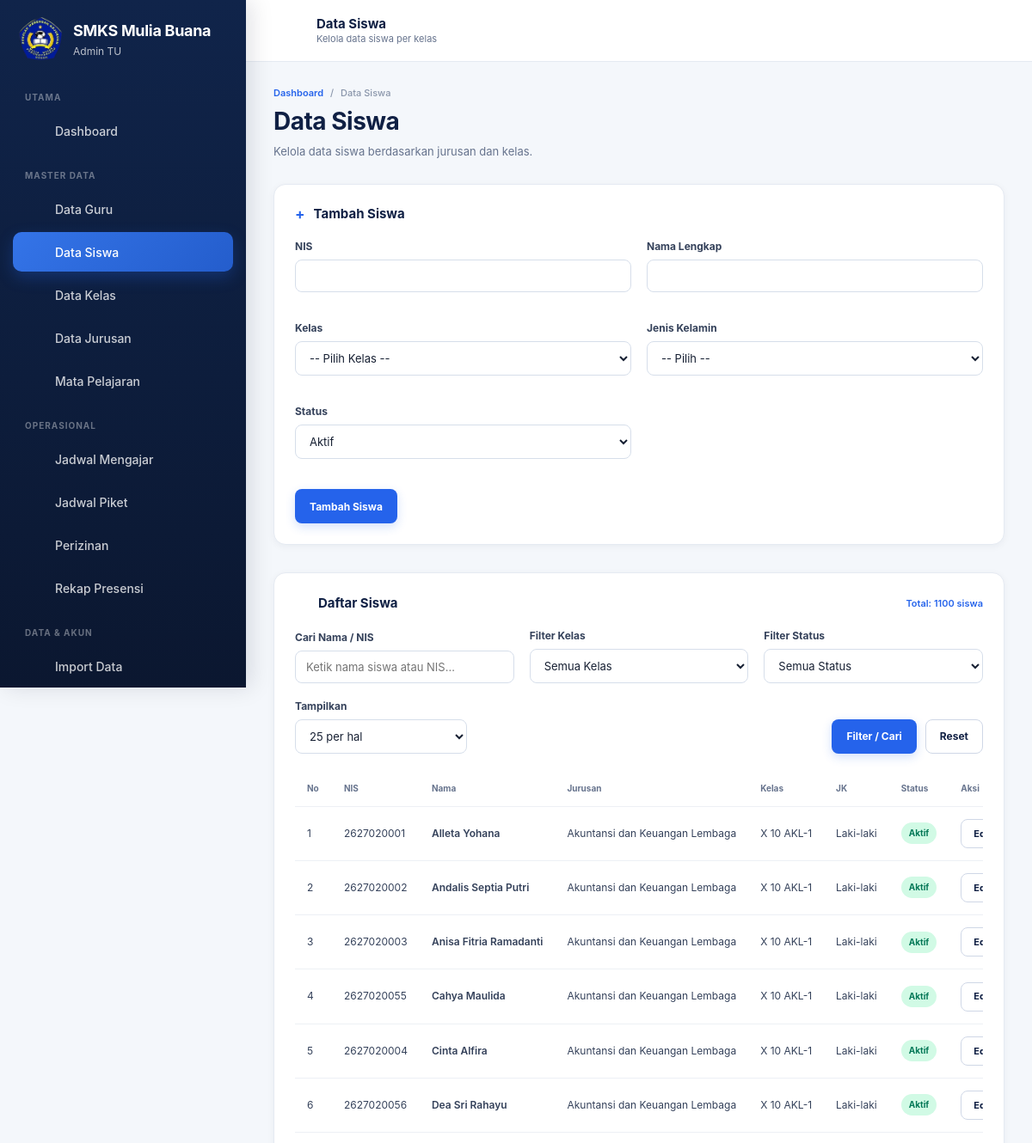
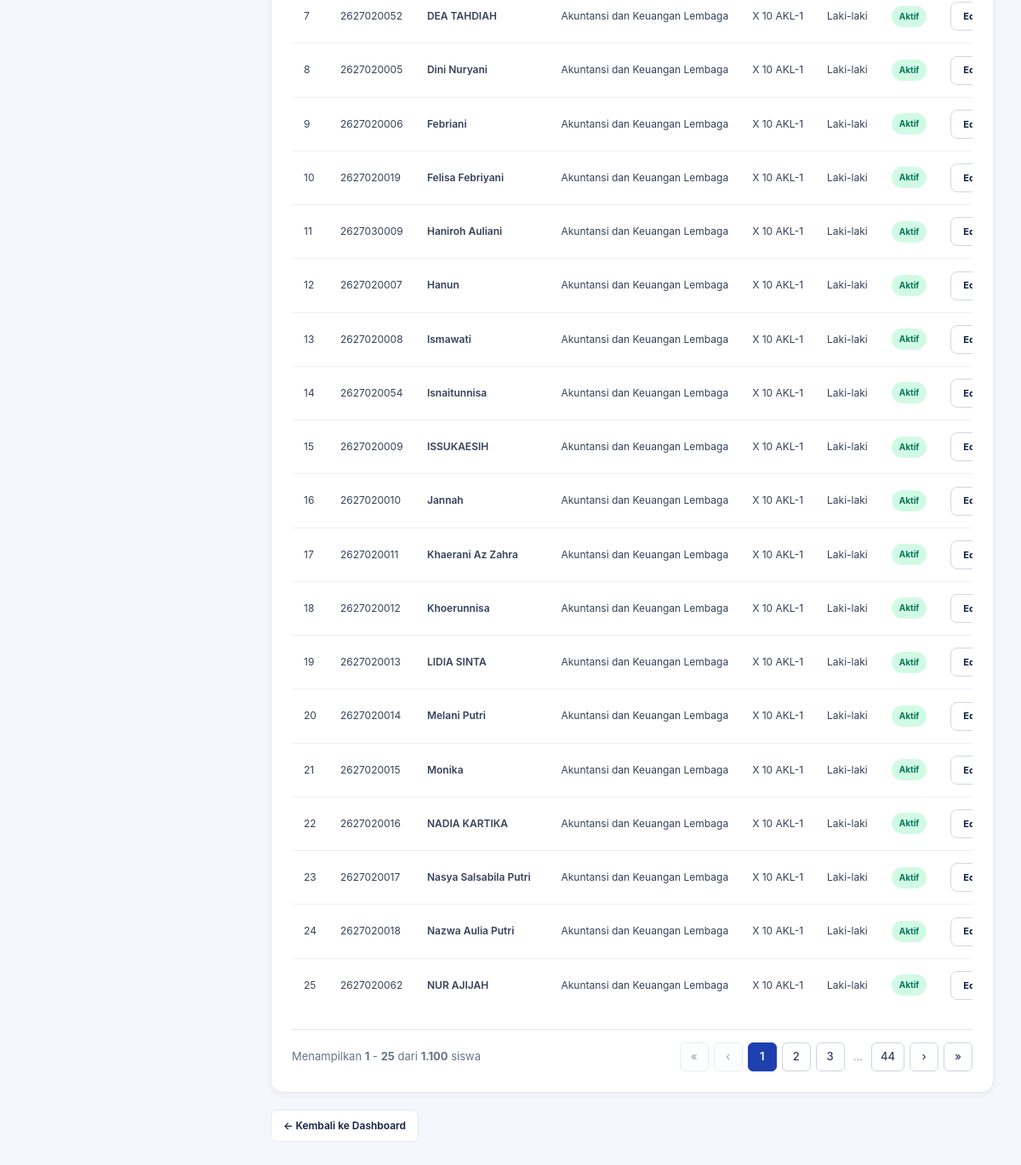
Page /admintu/siswa.php (signed in) on the committed database (2 pictures, top to bottom).
### tables this page shows
CREATE TABLE `siswa` (
  `id` int(10) unsigned NOT NULL AUTO_INCREMENT,
  `nis` varchar(30) NOT NULL,
  `nama_lengkap` varchar(100) NOT NULL,
  `kelas_id` int(10) unsigned NOT NULL,
  `jenis_kelamin` enum('L','P') NOT NULL,
  `status` enum('aktif','nonaktif') NOT NULL DEFAULT 'aktif',
  `created_at` timestamp NOT NULL DEFAULT current_timestamp(),
  `updated_at` timestamp NOT NULL DEFAULT current_timestamp() ON UPDATE current_timestamp(),
  PRIMARY KEY (`id`),
  UNIQUE KEY `nis` (`nis`),
  KEY `fk_siswa_kelas` (`kelas_id`),
  CONSTRAINT `fk_siswa_kelas` FOREIGN KEY (`kelas_id`) REFERENCES `kelas` (`id`) ON UPDATE CASCADE
);

CREATE TABLE `jurusan` (
  `id` int(10) unsigned NOT NULL AUTO_INCREMENT,
  `kode_jurusan` varchar(20) NOT NULL,
  `nama_jurusan` varchar(100) NOT NULL,
  `created_at` timestamp NOT NULL DEFAULT current_timestamp(),
  PRIMARY KEY (`id`),
  UNIQUE KEY `kode_jurusan` (`kode_jurusan`)
);

CREATE TABLE `kelas` (
  `id` int(10) unsigned NOT NULL AUTO_INCREMENT,
  `jurusan_id` int(10) unsigned NOT NULL,
  `tingkat` enum('X','XI','XII') NOT NULL,
  `nama_kelas` varchar(50) NOT NULL,
  `created_at` timestamp NOT NULL DEFAULT current_timestamp(),
  PRIMARY KEY (`id`),
  KEY `fk_kelas_jurusan` (`jurusan_id`),
  CONSTRAINT `fk_kelas_jurusan` FOREIGN KEY (`jurusan_id`) REFERENCES `jurusan` (`id`) ON UPDATE CASCADE
);

### admintu/siswa.php (the view, shortened to what the rows shown need)
<?php
require_once '../config/database.php';
require_once '../config/helpers.php';
$perPage      = (int) ($_GET['per_page'] ?? 25);
$page = max(1, (int) ($_GET['page'] ?? 1));
$whereClauses = ['1=1'];
$params = [];
$whereSql = implode(' AND ', $whereClauses);
$offset = ($page - 1) * $perPage;
$sql = "
    SELECT
        s.id,
        s.nis,
        s.nama_lengkap,
        s.kelas_id,
        s.jenis_kelamin,
        s.status,
        s.created_at,
        s.updated_at,
        k.nama_kelas,
        k.tingkat,
        j.nama_jurusan
    FROM siswa s
    INNER JOIN kelas k ON k.id = s.kelas_id
    INNER JOIN jurusan j ON j.id = k.jurusan_id
    WHERE $whereSql
    ORDER BY
        j.nama_jurusan,
        k.tingkat,
        k.nama_kelas,
        s.nama_lengkap
    LIMIT $perPage OFFSET $offset
";
$stmt = $pdo->prepare($sql);
$stmt->execute($params);
$siswaList = $stmt->fetchAll();
$editSiswa = null;
?>
<!DOCTYPE html>
<html lang="id">
<head>
    <link rel="stylesheet" href="../assets/css/style.css">
</head>
<body>
<div class="app-shell">
    <?php include __DIR__ . '/partials/sidebar.php'; ?>
    <div class="app-main">
        <main class="dashboard-content">
            <div class="dashboard-container">
                <div class="page-header">
                    <h1 class="page-title">
                        Data Siswa
                    </h1>
                </div>
                <div class="dashboard-card">
                    <div class="dashboard-card-header">
                        <h2 class="dashboard-card-title">
                            <span class="dashboard-card-title-icon">
                                <?= $editSiswa ? appIcon('edit', '', 16) : '+' ?>
                            </span>
                            <?= $editSiswa ? 'Edit Data Siswa' : 'Tambah Siswa' ?>
                        </h2>
                    </div>
                </div>
                <div class="dashboard-card">
                    <div class="dashboard-card-header">
                        <h2 class="dashboard-card-title">
                            <span class="dashboard-card-title-icon">
                                <?= appIcon("siswa", "", 18) ?>
                            </span>
                            Daftar Siswa
                        </h2>
                    </div>
                    <div class="dashboard-card-body">
                        <div class="schedule-table-wrap">
                            <table class="schedule-table">
                                <thead>
                                    <tr>
                                        <th>No</th>
                                        <th>NIS</th>
                                        <th>Nama</th>
                                        <th>Jurusan</th>
                                        <th>Kelas</th>
                                        <th>JK</th>
                                        <th>Status</th>
                                        <th>Aksi</th>
                                    </tr>
                                </thead>
                                <tbody>
                                <?php if (!$siswaList): ?>
                                    <tr>
                                        <td
                                            colspan="8"
                                            style="text-align:center; padding: 30px; color: var(--text-500);"
                                        >
                                            Belum ada data siswa.
                                        </td>
                                    </tr>
                                <?php else: ?>
                                    <?php foreach ($siswaList as $i => $siswa): ?>
                                        <?php
                                        $badgeClass = ($siswa['status'] === 'aktif')
                                            ? 'success'
                                            : 'secondary';
                                        ?>
                                        <tr>
                                            <td>
                                                <?= $offset + $i + 1 ?>
                                            </td>
                                            <td>
                                                <?= e($siswa['nis']) ?>
                                            </td>
                                            <td class="schedule-subject">
                                                <?= e($siswa['nama_lengkap']) ?>
                                            </td>
                                            <td>
                                                <?= e($siswa['nama_jurusan']) ?>
                                            </td>
                                            <td>
                                                <?= e($siswa['tingkat']) ?>
                                                <?= e($siswa['nama_kelas']) ?>
                                            </td>
                                            <td>
                                                <?= $siswa['jenis_kelamin'] === 'L'
                                                    ? 'Laki-laki'
                                                    : 'Perempuan'
                                                ?>
                                            </td>
                                            <td>
                                                <span
                                                    class="status-badge <?= e($badgeClass) ?>"
                                                >
                                                    <?= e(ucfirst($siswa['status'])) ?>
                                                </span>
                                            </td>
                                            <td>
                                                <a
                                                    href="?edit=<?= e($siswa['id']) ?>"
                                                    class="btn btn-sm btn-outline"
                                                >
                                                    Edit
                                                </a>
                                            </td>
                                        </tr>
                                    <?php endforeach; ?>
                                <?php endif; ?>
                                </tbody>
                            </table>
                        </div>
                    </div>
                </div>
            </div>
        </main>
    </div>
</div>
</body>
</html>

### rows in the picture
siswa: i "1", nis "2627020001", nama_lengkap "Alleta Yohana", jurusan.nama_jurusan "Akuntansi dan Keuangan Lembaga", kelas.tingkat "X", kelas.nama_kelas "10 AKL-1", jenis_kelamin "Laki-laki", status "Aktif"
siswa: i "2", nis "2627020002", nama_lengkap "Andalis Septia Putri", jurusan.nama_jurusan "Akuntansi dan Keuangan Lembaga", kelas.tingkat "X", kelas.nama_kelas "10 AKL-1", jenis_kelamin "Laki-laki", status "Aktif"
siswa: i "3", nis "2627020003", nama_lengkap "Anisa Fitria Ramadanti", jurusan.nama_jurusan "Akuntansi dan Keuangan Lembaga", kelas.tingkat "X", kelas.nama_kelas "10 AKL-1", jenis_kelamin "Laki-laki", status "Aktif"
siswa: i "4", nis "2627020055", nama_lengkap "Cahya Maulida", jurusan.nama_jurusan "Akuntansi dan Keuangan Lembaga", kelas.tingkat "X", kelas.nama_kelas "10 AKL-1", jenis_kelamin "Laki-laki", status "Aktif"
siswa: i "5", nis "2627020004", nama_lengkap "Cinta Alfira", jurusan.nama_jurusan "Akuntansi dan Keuangan Lembaga", kelas.tingkat "X", kelas.nama_kelas "10 AKL-1", jenis_kelamin "Laki-laki", status "Aktif"
siswa: i "6", nis "2627020056", nama_lengkap "Dea Sri Rahayu", jurusan.nama_jurusan "Akuntansi dan Keuangan Lembaga", kelas.tingkat "X", kelas.nama_kelas "10 AKL-1", jenis_kelamin "Laki-laki", status "Aktif"
siswa: i "7", nis "2627020052", nama_lengkap "DEA TAHDIAH", jurusan.nama_jurusan "Akuntansi dan Keuangan Lembaga", kelas.tingkat "X", kelas.nama_kelas "10 AKL-1", jenis_kelamin "Laki-laki", status "Aktif"
siswa: i "8", nis "2627020005", nama_lengkap "Dini Nuryani", jurusan.nama_jurusan "Akuntansi dan Keuangan Lembaga", kelas.tingkat "X", kelas.nama_kelas "10 AKL-1", jenis_kelamin "Laki-laki", status "Aktif"
siswa: i "9", nis "2627020006", nama_lengkap "Febriani", jurusan.nama_jurusan "Akuntansi dan Keuangan Lembaga", kelas.tingkat "X", kelas.nama_kelas "10 AKL-1", jenis_kelamin "Laki-laki", status "Aktif"
siswa: i "10", nis "2627020019", nama_lengkap "Felisa Febriyani", jurusan.nama_jurusan "Akuntansi dan Keuangan Lembaga", kelas.tingkat "X", kelas.nama_kelas "10 AKL-1", jenis_kelamin "Laki-laki", status "Aktif"
siswa: i "11", nis "2627030009", nama_lengkap "Haniroh Auliani", jurusan.nama_jurusan "Akuntansi dan Keuangan Lembaga", kelas.tingkat "X", kelas.nama_kelas "10 AKL-1", jenis_kelamin "Laki-laki", status "Aktif"
siswa: i "12", nis "2627020007", nama_lengkap "Hanun", jurusan.nama_jurusan "Akuntansi dan Keuangan Lembaga", kelas.tingkat "X", kelas.nama_kelas "10 AKL-1", jenis_kelamin "Laki-laki", status "Aktif"
siswa: i "13", nis "2627020008", nama_lengkap "Ismawati", jurusan.nama_jurusan "Akuntansi dan Keuangan Lembaga", kelas.tingkat "X", kelas.nama_kelas "10 AKL-1", jenis_kelamin "Laki-laki", status "Aktif"
siswa: i "14", nis "2627020054", nama_lengkap "Isnaitunnisa", jurusan.nama_jurusan "Akuntansi dan Keuangan Lembaga", kelas.tingkat "X", kelas.nama_kelas "10 AKL-1", jenis_kelamin "Laki-laki", status "Aktif"
siswa: i "15", nis "2627020009", nama_lengkap "ISSUKAESIH", jurusan.nama_jurusan "Akuntansi dan Keuangan Lembaga", kelas.tingkat "X", kelas.nama_kelas "10 AKL-1", jenis_kelamin "Laki-laki", status "Aktif"
siswa: i "16", nis "2627020010", nama_lengkap "Jannah", jurusan.nama_jurusan "Akuntansi dan Keuangan Lembaga", kelas.tingkat "X", kelas.nama_kelas "10 AKL-1", jenis_kelamin "Laki-laki", status "Aktif"
siswa: i "17", nis "2627020011", nama_lengkap "Khaerani Az Zahra", jurusan.nama_jurusan "Akuntansi dan Keuangan Lembaga", kelas.tingkat "X", kelas.nama_kelas "10 AKL-1", jenis_kelamin "Laki-laki", status "Aktif"
siswa: i "18", nis "2627020012", nama_lengkap "Khoerunnisa", jurusan.nama_jurusan "Akuntansi dan Keuangan Lembaga", kelas.tingkat "X", kelas.nama_kelas "10 AKL-1", jenis_kelamin "Laki-laki", status "Aktif"
siswa: i "19", nis "2627020013", nama_lengkap "LIDIA SINTA", jurusan.nama_jurusan "Akuntansi dan Keuangan Lembaga", kelas.tingkat "X", kelas.nama_kelas "10 AKL-1", jenis_kelamin "Laki-laki", status "Aktif"
siswa: i "20", nis "2627020014", nama_lengkap "Melani Putri", jurusan.nama_jurusan "Akuntansi dan Keuangan Lembaga", kelas.tingkat "X", kelas.nama_kelas "10 AKL-1", jenis_kelamin "Laki-laki", status "Aktif"
siswa: i "21", nis "2627020015", nama_lengkap "Monika", jurusan.nama_jurusan "Akuntansi dan Keuangan Lembaga", kelas.tingkat "X", kelas.nama_kelas "10 AKL-1", jenis_kelamin "Laki-laki", status "Aktif"
siswa: i "22", nis "2627020016", nama_lengkap "NADIA KARTIKA", jurusan.nama_jurusan "Akuntansi dan Keuangan Lembaga", kelas.tingkat "X", kelas.nama_kelas "10 AKL-1", jenis_kelamin "Laki-laki", status "Aktif"
siswa: i "23", nis "2627020017", nama_lengkap "Nasya Salsabila Putri", jurusan.nama_jurusan "Akuntansi dan Keuangan Lembaga", kelas.tingkat "X", kelas.nama_kelas "10 AKL-1", jenis_kelamin "Laki-laki", status "Aktif"
siswa: i "24", nis "2627020018", nama_lengkap "Nazwa Aulia Putri", jurusan.nama_jurusan "Akuntansi dan Keuangan Lembaga", kelas.tingkat "X", kelas.nama_kelas "10 AKL-1", jenis_kelamin "Laki-laki", status "Aktif"
siswa: i "25", nis "2627020062", nama_lengkap "NUR AJIJAH", jurusan.nama_jurusan "Akuntansi dan Keuangan Lembaga", kelas.tingkat "X", kelas.nama_kelas "10 AKL-1", jenis_kelamin "Laki-laki", status "Aktif"

### other values in the picture
$grup "UTAMA"
$menu['label'] "Dashboard"
$grup "MASTER DATA"
$menu['label'] "Data Guru"
$menu['label'] "Data Siswa"
$menu['label'] "Data Kelas"
$menu['label'] "Data Jurusan"
$menu['label'] "Mata Pelajaran"
$grup "OPERASIONAL"
$menu['label'] "Jadwal Mengajar"
$menu['label'] "Jadwal Piket"
$menu['label'] "Perizinan"
$menu['label'] "Rekap Presensi"
$grup "DATA & AKUN"
$menu['label'] "Import Data"
